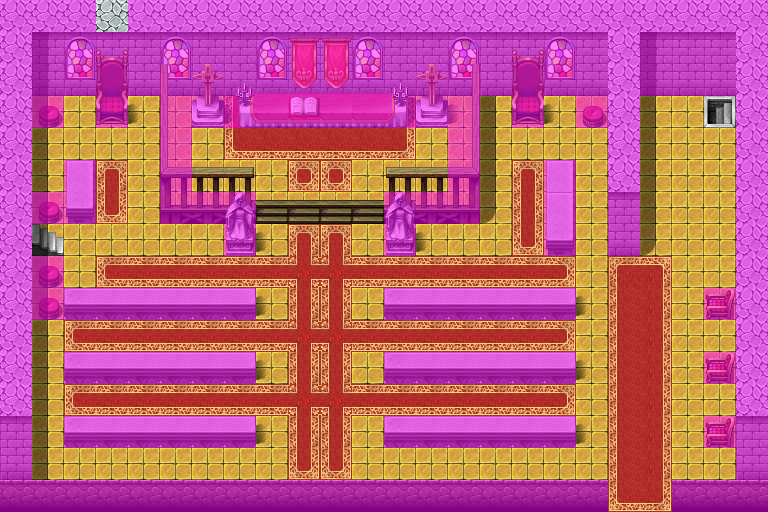

This is a level from a 2D game, rendered from its Tiled map with the project's own tilesets. A one-line summary and the map file follow, with tile-layer data summarised:
An orthogonal 24x16 tile map with 32x32 px tiles, 4 tile layers (Ground, Objects, Above, Walkable), 12 tilesets and 9 objects (4x spawn, 3x mapchange, script, key).

<map version="1.0" orientation="orthogonal" width="24" height="16" tilewidth="32" tileheight="32">
    <properties>
        <property name="colorfilter" value="none" />
    </properties>
    <tileset firstgid="1" name="map_12" tilewidth="32" tileheight="32">
        <image source="../drawable/map_12.png" width="256" height="256" />
    </tileset>
    <tileset firstgid="65" name="map_7" tilewidth="32" tileheight="32">
        <image source="../drawable/map_7.png" width="256" height="256" />
    </tileset>
    <tileset firstgid="129" name="map_5" tilewidth="32" tileheight="32">
        <image source="../drawable/map_5.png" width="256" height="256" />
    </tileset>
    <tileset firstgid="193" name="map_20" tilewidth="32" tileheight="32">
        <image source="../drawable/map_20.png" width="256" height="256" />
    </tileset>
    <tileset firstgid="257" name="map_23" tilewidth="32" tileheight="32">
        <image source="../drawable/map_23.png" width="256" height="256" />
    </tileset>
    <tileset firstgid="321" name="map_11" tilewidth="32" tileheight="32">
        <image source="../drawable/map_11.png" width="256" height="256" />
    </tileset>
    <tileset firstgid="385" name="map_14" tilewidth="32" tileheight="32">
        <image source="../drawable/map_14.png" width="256" height="256" />
    </tileset>
    <tileset firstgid="449" name="map_3" tilewidth="32" tileheight="32">
        <image source="../drawable/map_3.png" width="256" height="256" />
    </tileset>
    <tileset firstgid="513" name="map_0" tilewidth="32" tileheight="32">
        <image source="../drawable/map_0.png" width="256" height="256" />
    </tileset>
    <tileset firstgid="577" name="map_1" tilewidth="32" tileheight="32">
        <image source="../drawable/map_1.png" width="256" height="256" />
    </tileset>
    <tileset firstgid="641" name="map_8" tilewidth="32" tileheight="32">
        <image source="../drawable/map_8.png" width="256" height="256" />
    </tileset>
    <tileset firstgid="705" name="map_2" tilewidth="32" tileheight="32">
        <image source="../drawable/map_2.png" width="256" height="256" />
    </tileset>
    <layer name="Ground" width="24" height="16">
        <data>[384 cells, 383 non-empty, 21 distinct tile ids]</data>
    </layer>
    <layer name="Objects" width="24" height="16">
        <data>[384 cells, 110 non-empty, 28 distinct tile ids]</data>
    </layer>
    <layer name="Above" width="24" height="16">
        <data>[384 cells, 49 non-empty, 18 distinct tile ids]</data>
    </layer>
    <layer name="Walkable" width="24" height="16">
        <data>[384 cells, 195 non-empty, 1 distinct tile ids]</data>
    </layer>
    <objectgroup name="Mapevents">
        <object name="entrance" type="mapchange" x="608" y="480" width="64" height="32">
            <properties>
                <property name="map" value="brimhaven2" />
                <property name="place" value="church" />
            </properties>
        </object>
        <object name="down" type="mapchange" x="704" y="96" width="32" height="32">
            <properties>
                <property name="map" value="brimhaven_church_basement" />
                <property name="place" value="up" />
            </properties>
        </object>
        <object name="up" type="mapchange" x="32" y="224" width="32" height="32">
            <properties>
                <property name="map" value="brimhaven_church_upstairs" />
                <property name="place" value="down" />
            </properties>
        </object>
        <object name="brv_church_timer" type="script" x="64" y="224" width="96" height="64">
            <properties>
                <property name="when" value="step" />
            </properties>
        </object>
    </objectgroup>
    <objectgroup name="Spawn">
        <object name="fangwurm" type="spawn" x="256" y="128" width="128" height="64">
            <properties>
                <property name="spawngroup" value="fangwurm" />
            </properties>
        </object>
        <object name="chapelgoer" type="spawn" x="96" y="256" width="640" height="192">
            <properties>
                <property name="ignoreAreas" value="true" />
                <property name="quantity" value="3" />
                <property name="spawngroup" value="chapelgoer" />
            </properties>
        </object>
        <object name="guard" type="spawn" x="640" y="192" width="96" height="32">
            <properties>
                <property name="spawngroup" value="brimhaven_church_guard" />
            </properties>
        </object>
        <object name="brv_churchman" type="spawn" x="96" y="0" width="32" height="32">
            <properties>
                <property name="spawngroup" value="brv_churchman" />
            </properties>
        </object>
    </objectgroup>
    <objectgroup name="Keys">
        <object name="brv_ring_bells_key" type="key" x="32" y="224" width="32" height="32">
            <properties>
                <property name="phrase" value="brv_ring_bells_key" />
                <property name="requireId" value="brv_nondisplay2" />
                <property name="requireNegation" value="true" />
                <property name="requireType" value="questProgress" />
                <property name="requireValue" value="60" />
            </properties>
        </object>
    </objectgroup>
</map>
